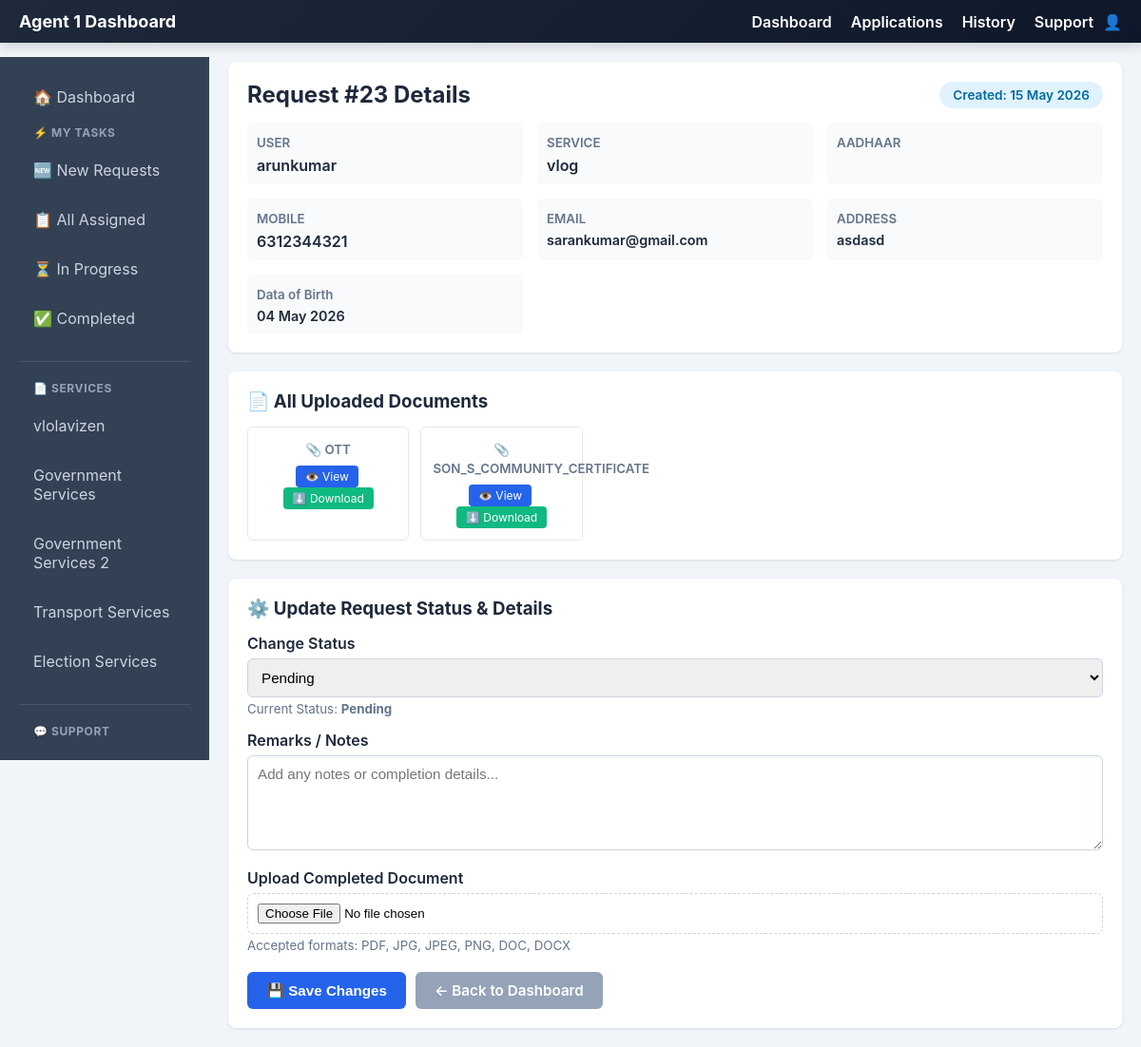
Screenshot of /agent1/request/23/ (signed in) with the database file from the repository.
### services/models.py (models this page shows, shortened)
class Page(models.Model):
    title = models.CharField(max_length=100)
    description = models.TextField()
    created_at = models.DateTimeField(auto_now_add=True)

class ServiceRequest(models.Model):
    STATUS_CHOICES = [
        ('Pending', 'Pending'),
        ('Under Review', 'Under Review'),
        ('In Progress', 'In Progress'),
        ('Approved', 'Approved'),
        ('Rejected', 'Rejected'),
        ('Completed', 'Completed'),
    ]
    user = models.ForeignKey(User, on_delete=models.CASCADE)
    service = models.ForeignKey(Service, on_delete=models.CASCADE)
    full_name = models.CharField(max_length=100, blank=True)
    dob = models.DateField(null=True, blank=True)
    email = models.EmailField(blank=True)
    address = models.TextField(blank=True)
    mobile = models.CharField(max_length=15, blank=True)
    photo = models.FileField(upload_to='requests/photos/', null=True, blank=True)
    aadhaar_card = models.FileField(upload_to='requests/aadhaar/', null=True, blank=True)
    pan_card = models.FileField(upload_to='requests/pan/', null=True, blank=True)
    signature = models.FileField(upload_to='requests/signatures/', null=True, blank=True)
    address_proof = models.FileField(upload_to='requests/address_proof/', null=True, blank=True)
    dynamic_documents = models.JSONField(default=dict, blank=True)
    description = models.TextField(blank=True)
    completed_file = models.FileField(upload_to='requests/completed/', null=True, blank=True)
    status = models.CharField(max_length=20, choices=STATUS_CHOICES, default='Pending')
    assigned_to = models.ForeignKey(User, on_delete=models.SET_NULL, null=True, blank=True, related_name='assigned_requests')
    created_at = models.DateTimeField(auto_now_add=True)
    remarks = models.TextField(blank=True)

class User(AbstractUser):
    ROLE_CHOICES = [
        ('ADMIN', 'Admin'),
        ('AGENT1', 'Agent1'),
        ('AGENT2', 'Agent2'),
        ('USER', 'User'),
    ]
    role = models.CharField(max_length=10, choices=ROLE_CHOICES, default='USER')
    mobile = models.CharField(max_length=15, blank=True, null=True)

class Service(models.Model):
    name = models.CharField(max_length=100)
    description = models.TextField()
    charges = models.DecimalField(max_digits=10, decimal_places=2, default=0.00, help_text="Service charges amount")
    documents_required = models.TextField(blank=True, help_text="List of required documents")
    tutorial_link = models.URLField(blank=True, help_text="YouTube or tutorial video link")
    apply_link = models.URLField(blank=True, help_text="Link to apply for this service")
    minimum_age = models.PositiveSmallIntegerField(default=0, help_text="Minimum age required to apply for this service")
    page = models.ForeignKey('Page', on_delete=models.SET_NULL, null=True, blank=True, related_name='services', help_text="Assign to a specific page")
    created_at = models.DateTimeField(auto_now_add=True)

### services/views.py (the view)
# urls.py: path('agent1/request/<int:request_id>/', views.agent1_request_detail, name='agent1_request_detail'),
@login_required
@role_required(['AGENT1'])
def agent1_request_detail(request, request_id):
    service_request = get_object_or_404(
        ServiceRequest, Q(id=request_id) & (Q(assigned_to=request.user) | Q(assigned_to__isnull=True))
    )
    if request.method == 'POST':
        new_status = request.POST.get('status')
        if new_status and new_status in dict(ServiceRequest.STATUS_CHOICES):
            service_request.status = new_status
        remarks = request.POST.get('remarks', '')
        if remarks:
            service_request.remarks = remarks
        completed_file = request.FILES.get('completed_file')
        if completed_file:
            service_request.completed_file = completed_file
        if not service_request.assigned_to:
            service_request.assigned_to = request.user
            if service_request.status == 'Pending':
                service_request.status = 'In Progress'
        service_request.save()
        messages.success(request, f"Request #{request_id} updated successfully.")
        return redirect('agent1_request_detail', request_id=request_id)
    else:
        if service_request.assigned_to == request.user and service_request.status == 'Under Review':
            service_request.status = 'In Progress'
            service_request.save()
            messages.info(request, f"Application #{request_id} has been moved to 'In Progress'.")
    pages = Page.objects.all()
    status_choices = ServiceRequest.STATUS_CHOICES
    context = {
        'request': service_request,
        'pages': pages,
        'status_choices': status_choices,
    }
    return render(request, 'agent1-site/user_details.html', context)

### services/context_processors.py (called while the page is built)
def admin_pages(request):
    if request.path.startswith('/adminsite/'):
        return {'pages': Page.objects.all()}
    return {'pages': []}

### services/views.py (called while the page is built, shortened)
def role_required(allowed_roles):
    def decorator(view_func):
        @wraps(view_func)
        def _wrapped_view(request, *args, **kwargs):
            if not request.user.is_authenticated:
                return redirect(reverse('login') + '?next=' + request.path)
            is_permitted = request.user.role in allowed_roles
            if 'ADMIN' in allowed_roles and (request.user.is_staff or request.user.is_superuser):
                is_permitted = True
            return view_func(request, *args, **kwargs)
        return _wrapped_view
    return decorator

### services/templates/agent1-site/user_details.html (shortened to what this page needs)
{% extends 'agent1-site/base-agent1.html' %}
{% block content %}
<div style="max-width: 1000px; margin: 0 auto;">
    <div style="background: white; border-radius: 8px; padding: 20px; margin-bottom: 20px; box-shadow: 0 1px 3px rgba(0,0,0,0.1);">
        <div style="display: flex; justify-content: space-between; align-items: center; margin-bottom: 15px;">
            <h2 style="margin: 0; color: #1e293b;">Request #{{ request.id }} Details</h2>
            <span style="background: #e0f2fe; color: #0369a1; padding: 6px 14px; border-radius: 20px; font-weight: 600; font-size: 0.85rem;">
                Created: {{ request.created_at|date:"d M Y" }}
            </span>
        </div>
        <div style="display: grid; grid-template-columns: 1fr 1fr 1fr; gap: 15px;">
            <div style="padding: 10px; background: #f8fafc; border-radius: 6px;">
                <small style="color: #64748b; font-weight: 600;">USER</small>
                <p style="margin: 5px 0 0 0; color: #1e293b; font-weight: 600;">{{ request.full_name|default:request.user.get_full_name|default:request.user.username }}</p>
            </div>
            <div style="padding: 10px; background: #f8fafc; border-radius: 6px;">
                <small style="color: #64748b; font-weight: 600;">SERVICE</small>
                <p style="margin: 5px 0 0 0; color: #1e293b; font-weight: 600;">{{ request.service.name }}</p>
            </div>
            <div style="padding: 10px; background: #f8fafc; border-radius: 6px;">
                <small style="color: #64748b; font-weight: 600;">AADHAAR</small>
            </div>
            <div style="padding: 10px; background: #f8fafc; border-radius: 6px;">
                <small style="color: #64748b; font-weight: 600;">MOBILE</small>
                <p style="margin: 5px 0 0 0; color: #1e293b; font-weight: 600;">{{ request.mobile }}</p>
            </div>
            <div style="padding: 10px; background: #f8fafc; border-radius: 6px;">
                <small style="color: #64748b; font-weight: 600;">EMAIL</small>
                <p style="margin: 5px 0 0 0; color: #1e293b; font-weight: 600; font-size: 0.9rem;">{{ request.email }}</p>
            </div>
            <div style="padding: 10px; background: #f8fafc; border-radius: 6px;">
                <small style="color: #64748b; font-weight: 600;">ADDRESS</small>
                <p style="margin: 5px 0 0 0; color: #1e293b; font-weight: 600; font-size: 0.9rem;">{{ request.address|truncatewords:5 }}</p>
            </div>
            <div style="padding: 10px; background: #f8fafc; border-radius: 6px;">
                <small style="color: #64748b; font-weight: 600;">Data of Birth</small>
                <p style="margin: 5px 0 0 0; color: #1e293b; font-weight: 600; font-size: 0.9rem;">{{ request.dob|date:"d M Y" }}</p>
            </div>
        </div>
    </div>
    <div style="background: white; border-radius: 8px; padding: 20px; margin-bottom: 20px; box-shadow: 0 1px 3px rgba(0,0,0,0.1);">
        <h3 style="margin: 0 0 15px 0; color: #1e293b;">📄 All Uploaded Documents</h3>
        <div style="display: grid; grid-template-columns: repeat(auto-fill, minmax(150px, 1fr)); gap: 12px;">
            {% for doc_name, doc_path in request.dynamic_documents.items %}
            <div style="border: 1px solid #e2e8f0; border-radius: 6px; padding: 12px; text-align: center;">
                <small style="color: #64748b; font-weight: 600;">📎 {{ doc_name|upper }}</small>
                <div style="margin-top: 8px;">
                    <a href="/media/{{ doc_path }}" target="_blank" style="display: inline-block; background: #2563eb; color: white; padding: 4px 10px; border-radius: 4px; text-decoration: none; font-size: 0.75rem; margin-right: 3px;">👁️ View</a>
                    <a href="/media/{{ doc_path }}" download style="display: inline-block; background: #10b981; color: white; padding: 4px 10px; border-radius: 4px; text-decoration: none; font-size: 0.75rem;">⬇️ Download</a>
                </div>
            </div>
            {% endfor %}
        </div>
    </div>
    <div style="background: white; border-radius: 8px; padding: 20px; box-shadow: 0 1px 3px rgba(0,0,0,0.1);">
        <h3 style="margin: 0 0 15px 0; color: #1e293b;">⚙️ Update Request Status & Details</h3>
        <form method="post" enctype="multipart/form-data">
            <div style="margin-bottom: 15px;">
                <label for="status" style="display: block; font-weight: 600; color: #1e293b; margin-bottom: 6px;">Change Status</label>
                <select name="status" id="status" style="width: 100%; padding: 10px; border: 1px solid #cbd5e1; border-radius: 6px; font-size: 0.95rem;">
                    {% for value, label in status_choices %}
                    <option value="{{ value }}" {% if request.status == value %}selected{% endif %}>{{ label }}</option>
                    {% endfor %}
                </select>
                <small style="color: #64748b; margin-top: 4px; display: block;">Current Status: <strong>{{ request.status }}</strong></small>
            </div>
            <div style="margin-bottom: 15px;">
                <label for="remarks" style="display: block; font-weight: 600; color: #1e293b; margin-bottom: 6px;">Remarks / Notes</label>
                <textarea
                    id="remarks"
                    name="remarks"
                    placeholder="Add any notes or completion details..."
                    style="width: 100%; padding: 10px; border: 1px solid #cbd5e1; border-radius: 6px; font-size: 0.95rem; font-family: Arial; resize: vertical; min-height: 100px;">{{ request.remarks|default:'' }}</textarea>
            </div>
            <div style="margin-bottom: 20px;">
                <label style="display: block; font-weight: 600; color: #1e293b; margin-bottom: 6px;">Upload Completed Document</label>
                <input
                    type="file"
                    name="completed_file"
                    accept=".pdf,.jpg,.jpeg,.png,.doc,.docx"
                    style="width: 100%; padding: 10px; border: 1px dashed #cbd5e1; border-radius: 6px;">
                <small style="color: #64748b; margin-top: 4px; display: block;">Accepted formats: PDF, JPG, JPEG, PNG, DOC, DOCX</small>
            </div>
            <div style="display: flex; gap: 10px;">
                <button
                    type="submit"
                    style="padding: 10px 20px; background: #2563eb; color: white; border: none; border-radius: 6px; font-weight: 600; cursor: pointer; font-size: 0.95rem;">
                    💾 Save Changes
                </button>
                <a
                    href="{% url 'agent1_dashboard' %}"
                    style="padding: 10px 20px; background: #94a3b8; color: white; text-decoration: none; border-radius: 6px; font-weight: 600; font-size: 0.95rem; display: inline-block;">
                    ← Back to Dashboard
                </a>
            </div>
        </form>
    </div>
</div>
{% endblock %}

### services/templates/agent1-site/base-agent1.html (shortened to what this page needs)
{% load static %}
<!DOCTYPE html>
<html lang="en">
<head>
</head>
<body>
<div class="navbar">
    <div class="navbar-left">
        <a href="{% url 'agent1_dashboard' %}" class="navbar-brand">Agent 1 Dashboard</a>
    </div>
    <div class="nav-left" id="navLeft">
        <a href="{% url 'agent1_dashboard' %}">Dashboard</a>
        <a href="{% url 'apply_details' %}">Applications</a>
        <a href="{% url 'agent1_completed' %}">History</a>
        <a href="{% url 'agent1_contact' %}">Support</a>
    </div>
    <div class="nav-right">
        👤 {{ user.get_full_name }}
    </div>
</div>
<div class="container">
    <div class="sidebar" id="agentSidebar">
        <a href="{% url 'agent1_dashboard' %}">🏠 Dashboard</a>
        <div class="sidebar-section">
            <span class="sidebar-title">⚡ My Tasks</span>
            <a href="{% url 'agent1_dashboard' %}?status=Under+Review">🆕 New Requests</a>
            <a href="{% url 'agent1_dashboard' %}">📋 All Assigned</a>
            <a href="{% url 'agent1_dashboard' %}?status=In+Progress">⏳ In Progress</a>
            <a href="{% url 'agent1_dashboard' %}?status=Completed">✅ Completed</a>
        </div>
        <div class="sidebar-section">
            <span class="sidebar-title">📄 Services</span>
            {% if pages %}
                {% for p in pages %}
                    <a href="{% url 'view_custom_page' p.id %}">{{ p.title }}</a>
                {% endfor %}
            {% else %}
                <p style="color: #94a3b8; font-size: 13px; margin: 5px 10px;">No pages created</p>
            {% endif %}
        </div>
        <div class="sidebar-section">
            <span class="sidebar-title">💬 Support</span>
            <a href="{% url 'agent1_contact' %}">Contact Admin</a>
        </div>
    </div>
    <div class="main">
        {% block content %}{% endblock %}
    </div>
</div>
</body>
</html>

### services/templates/agent1-site/base-agent1.html (style rules this page uses)
* { margin: 0; padding: 0; box-sizing: border-box; }
body { font-family: -apple-system, BlinkMacSystemFont, 'Segoe UI', 'Roboto', Arial, sans-serif; background: #f1f5f9; overflow-x: hidden; }
.navbar { background: linear-gradient(135deg, #1e293b 0%, #0f172a 100%); color: white; display: flex; justify-content: space-between; align-items: center; padding: 12px 20px; position: sticky; top: 0; z-index: 999; box-shadow: 0 4px 12px rgba(0, 0, 0, 0.15); flex-wrap: wrap; gap: 10px; }
.navbar-left { display: flex; align-items: center; gap: 15px; flex: 1; }
.navbar-brand { font-size: 18px; font-weight: 700; color: white; text-decoration: none; }
.nav-left { display: flex; gap: 20px; align-items: center; }
.nav-left a { color: white; text-decoration: none; font-weight: 600; transition: all 0.3s ease; position: relative; }
.nav-left a::after { content: ''; position: absolute; bottom: -4px; left: 0; width: 0; height: 2px; background: #3b82f6; transition: width 0.3s ease; }
.nav-right { font-weight: bold; white-space: nowrap; }
.container { display: flex; min-height: calc(100vh - 60px); }
.sidebar { width: 220px; background: #334155; color: white; padding: 20px; position: fixed; left: 0; top: 60px; height: calc(100vh - 60px); overflow-y: auto; z-index: 900; transition: transform 0.3s ease; }
.sidebar a { display: block; color: #cbd5e1; text-decoration: none; padding: 12px 15px; border-radius: 6px; margin-bottom: 8px; transition: all 0.3s ease; }
.sidebar-section { margin-bottom: 20px; padding-bottom: 15px; border-bottom: 1px solid #475569; }
.sidebar-title { color: #94a3b8; font-size: 0.75rem; text-transform: uppercase; letter-spacing: 0.05em; font-weight: 700; margin-bottom: 10px; display: block; padding: 0 15px; }
.main { flex: 1; margin-left: 220px; padding: 20px; overflow-y: auto; }

### rows the page displays
Page: title "vlolavizen"
Page: title "Government Services"
Page: title "Government Services 2"
Page: title "Transport Services"
Page: title "Election Services"
ServiceRequest: id "23", created_at "15 May 2026", full_name "arunkumar", service.name "vlog", mobile "6312344321", email "sarankumar@gmail.com", address "asdasd", dob "04 May 2026", status "Pending"

### other values shown
{{ doc_name|upper }} "OTT" "SON_S_COMMUNITY_CERTIFICATE"
